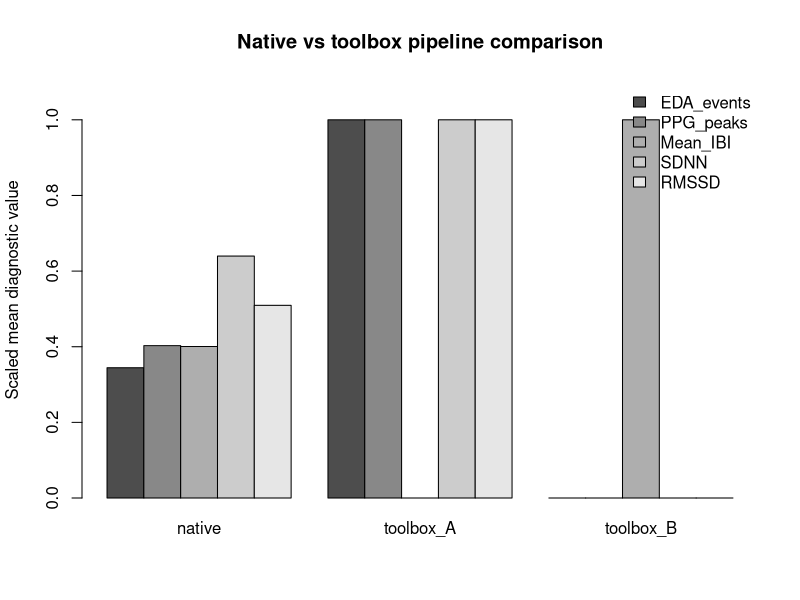
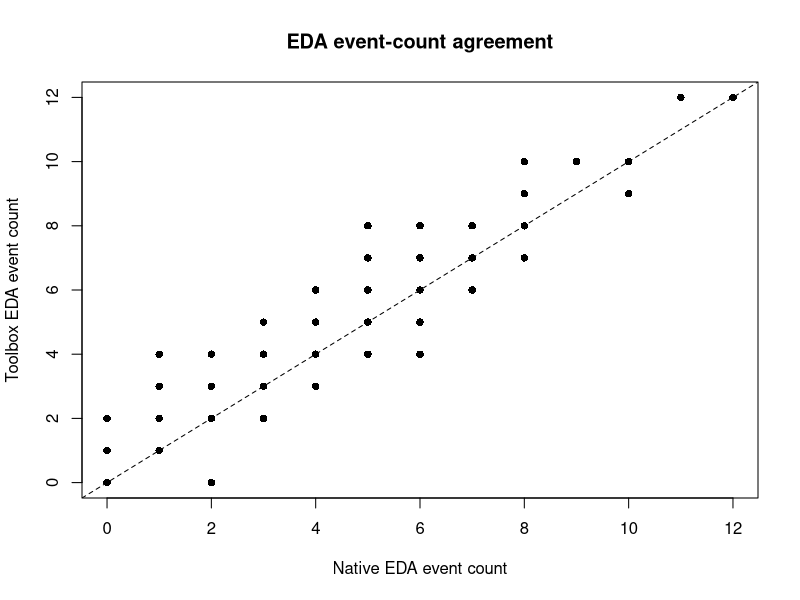
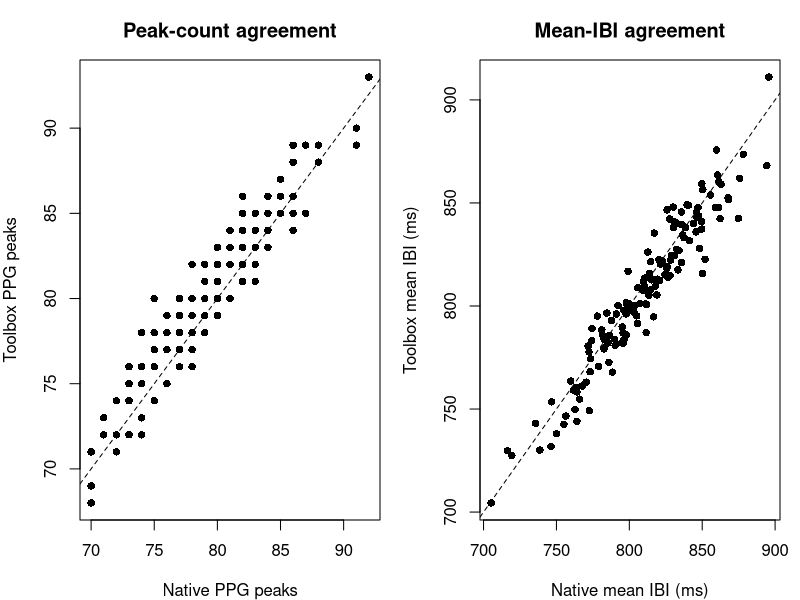
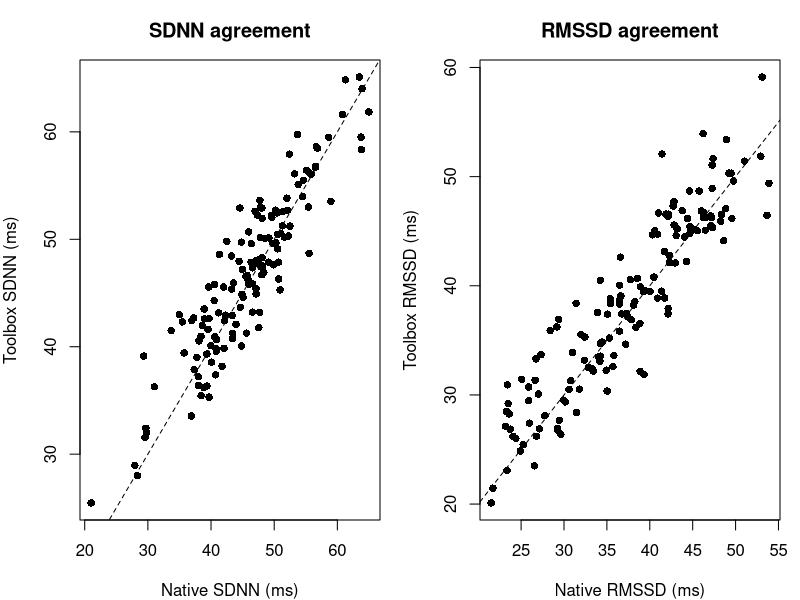
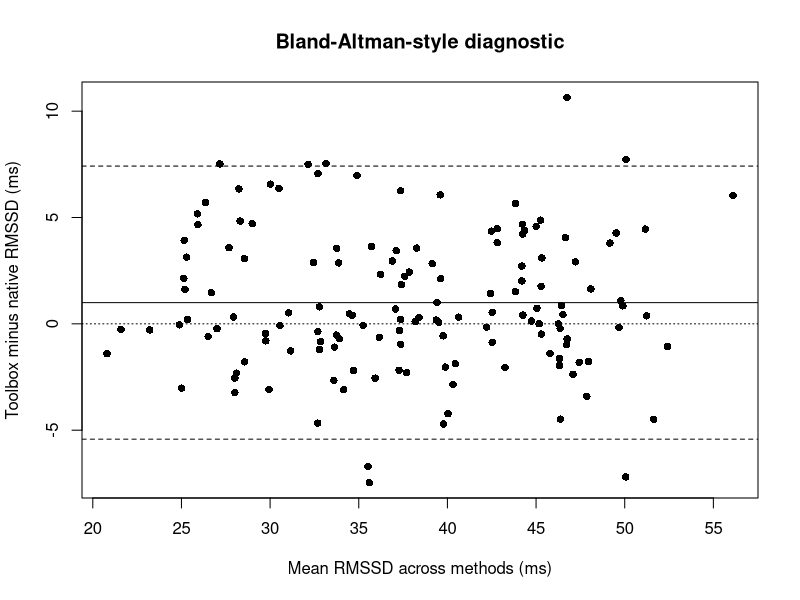
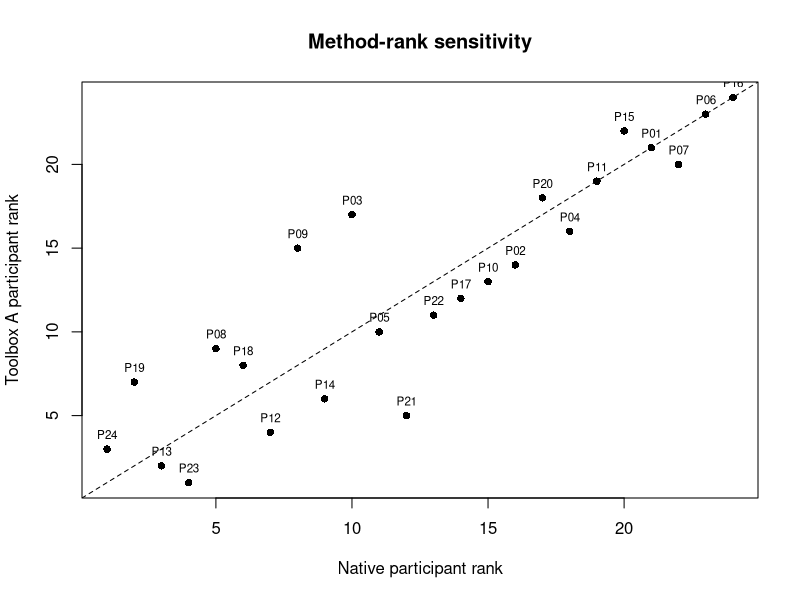
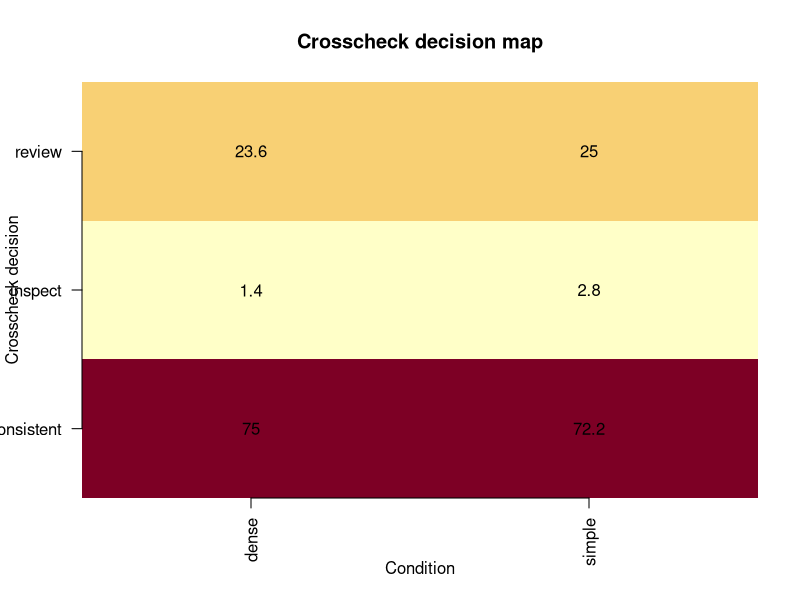
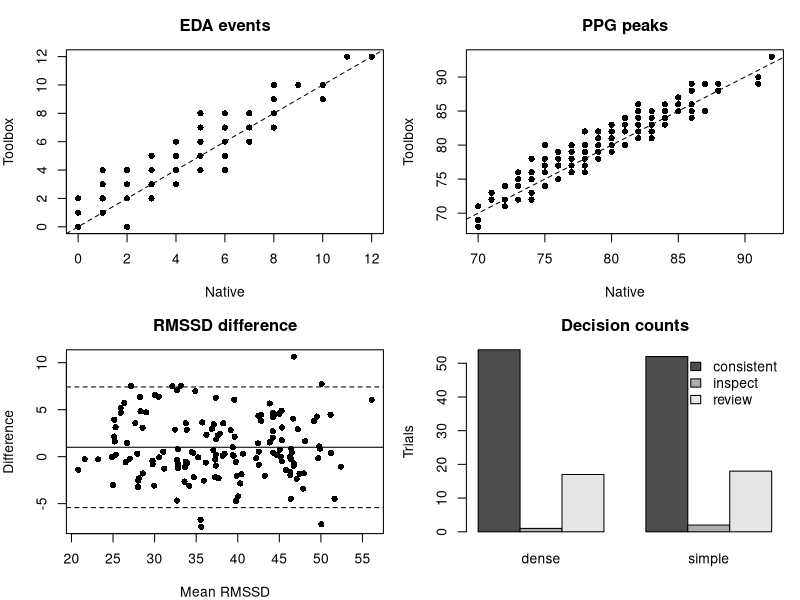

These charts were generated, in order, by the following R code:
## ---- chunk 1
knitr::opts_chunk$set(
  collapse = TRUE,
  comment = "#>",
  fig.width = 7,
  fig.height = 4.6,
  dpi = 96
)
set.seed(20260710)
## ---- chunk 2
participants <- sprintf("P%02d", 1:24)
trials <- seq_len(6)
pipelines <- c("native", "toolbox_A", "toolbox_B")

trial_grid <- expand.grid(
  participant_id = participants,
  trial_id = trials,
  KEEP.OUT.ATTRS = FALSE,
  stringsAsFactors = FALSE
)

trial_grid$condition <- ifelse(trial_grid$trial_id %% 2 == 0, "dense", "simple")
trial_grid$base_eda_events <- rpois(nrow(trial_grid), lambda = ifelse(trial_grid$condition == "dense", 5.4, 3.8))
trial_grid$base_ppg_peaks <- round(rnorm(nrow(trial_grid), mean = ifelse(trial_grid$condition == "dense", 82, 76), sd = 3.5))
trial_grid$base_mean_ibi_ms <- rnorm(nrow(trial_grid), mean = ifelse(trial_grid$condition == "dense", 780, 825), sd = 28)
trial_grid$base_sdnn_ms <- rnorm(nrow(trial_grid), mean = ifelse(trial_grid$condition == "dense", 42, 50), sd = 7)
trial_grid$base_rmssd_ms <- rnorm(nrow(trial_grid), mean = ifelse(trial_grid$condition == "dense", 34, 42), sd = 6)

make_pipeline <- function(pipeline_name) {
  eda_bias <- switch(pipeline_name, native = 0.0, toolbox_A = 0.3, toolbox_B = -0.2)
  ppg_bias <- switch(pipeline_name, native = 0.0, toolbox_A = 0.8, toolbox_B = -0.6)
  ibi_bias <- switch(pipeline_name, native = 0.0, toolbox_A = -4.0, toolbox_B = 5.5)
  hrv_bias <- switch(pipeline_name, native = 0.0, toolbox_A = 1.2, toolbox_B = -1.5)
  data.frame(
    participant_id = trial_grid$participant_id,
    trial_id = trial_grid$trial_id,
    condition = trial_grid$condition,
    pipeline = pipeline_name,
    eda_events = pmax(0, round(trial_grid$base_eda_events + eda_bias + rnorm(nrow(trial_grid), 0, 0.55))),
    ppg_peaks = pmax(0, round(trial_grid$base_ppg_peaks + ppg_bias + rnorm(nrow(trial_grid), 0, 1.1))),
    mean_ibi_ms = trial_grid$base_mean_ibi_ms + ibi_bias + rnorm(nrow(trial_grid), 0, 8),
    sdnn_ms = pmax(1, trial_grid$base_sdnn_ms + hrv_bias + rnorm(nrow(trial_grid), 0, 2.5)),
    rmssd_ms = pmax(1, trial_grid$base_rmssd_ms + hrv_bias + rnorm(nrow(trial_grid), 0, 2.3)),
    stringsAsFactors = FALSE
  )
}

crosscheck <- do.call(rbind, lapply(pipelines, make_pipeline))

native <- crosscheck[crosscheck$pipeline == "native", ]
toolbox_a <- crosscheck[crosscheck$pipeline == "toolbox_A", ]

agreement <- merge(
  native,
  toolbox_a,
  by = c("participant_id", "trial_id", "condition"),
  suffixes = c("_native", "_toolbox")
)

head(crosscheck)
## ---- chunk 3
scale01 <- function(x) {
  rng <- range(x, na.rm = TRUE)
  if (diff(rng) == 0) return(rep(0.5, length(x)))
  (x - rng[1]) / diff(rng)
}

pipeline_summary <- aggregate(
  cbind(eda_events, ppg_peaks, mean_ibi_ms, sdnn_ms, rmssd_ms) ~ pipeline,
  data = crosscheck,
  FUN = mean
)

metric_matrix <- rbind(
  EDA_events = scale01(pipeline_summary$eda_events),
  PPG_peaks = scale01(pipeline_summary$ppg_peaks),
  Mean_IBI = scale01(pipeline_summary$mean_ibi_ms),
  SDNN = scale01(pipeline_summary$sdnn_ms),
  RMSSD = scale01(pipeline_summary$rmssd_ms)
)
colnames(metric_matrix) <- pipeline_summary$pipeline

barplot(
  metric_matrix,
  beside = TRUE,
  ylim = c(0, 1.1),
  ylab = "Scaled mean diagnostic value",
  main = "Native vs toolbox pipeline comparison",
  legend.text = TRUE,
  args.legend = list(x = "topright", bty = "n")
)
## ---- chunk 4
plot(
  agreement$eda_events_native,
  agreement$eda_events_toolbox,
  pch = 16,
  xlab = "Native EDA event count",
  ylab = "Toolbox EDA event count",
  main = "EDA event-count agreement"
)
abline(0, 1, lty = 2)
## ---- chunk 5
op <- par(mfrow = c(1, 2), mar = c(4, 4, 3, 1))

plot(
  agreement$ppg_peaks_native,
  agreement$ppg_peaks_toolbox,
  pch = 16,
  xlab = "Native PPG peaks",
  ylab = "Toolbox PPG peaks",
  main = "Peak-count agreement"
)
abline(0, 1, lty = 2)

plot(
  agreement$mean_ibi_ms_native,
  agreement$mean_ibi_ms_toolbox,
  pch = 16,
  xlab = "Native mean IBI (ms)",
  ylab = "Toolbox mean IBI (ms)",
  main = "Mean-IBI agreement"
)
abline(0, 1, lty = 2)

par(op)
## ---- chunk 6
op <- par(mfrow = c(1, 2), mar = c(4, 4, 3, 1))

plot(
  agreement$sdnn_ms_native,
  agreement$sdnn_ms_toolbox,
  pch = 16,
  xlab = "Native SDNN (ms)",
  ylab = "Toolbox SDNN (ms)",
  main = "SDNN agreement"
)
abline(0, 1, lty = 2)

plot(
  agreement$rmssd_ms_native,
  agreement$rmssd_ms_toolbox,
  pch = 16,
  xlab = "Native RMSSD (ms)",
  ylab = "Toolbox RMSSD (ms)",
  main = "RMSSD agreement"
)
abline(0, 1, lty = 2)

par(op)
## ---- chunk 7
agreement$rmssd_mean <- rowMeans(agreement[, c("rmssd_ms_native", "rmssd_ms_toolbox")])
agreement$rmssd_diff <- agreement$rmssd_ms_toolbox - agreement$rmssd_ms_native
diff_mean <- mean(agreement$rmssd_diff)
diff_sd <- sd(agreement$rmssd_diff)

plot(
  agreement$rmssd_mean,
  agreement$rmssd_diff,
  pch = 16,
  xlab = "Mean RMSSD across methods (ms)",
  ylab = "Toolbox minus native RMSSD (ms)",
  main = "Bland-Altman-style diagnostic"
)
abline(h = diff_mean, lty = 1)
abline(h = diff_mean + c(-1.96, 1.96) * diff_sd, lty = 2)
abline(h = 0, lty = 3)
## ---- chunk 8
participant_rmssd <- aggregate(rmssd_ms ~ participant_id + pipeline, data = crosscheck, FUN = mean)
participant_rmssd$rank <- ave(
  participant_rmssd$rmssd_ms,
  participant_rmssd$pipeline,
  FUN = function(x) rank(x, ties.method = "average")
)

rank_wide <- reshape(
  participant_rmssd[, c("participant_id", "pipeline", "rank")],
  idvar = "participant_id",
  timevar = "pipeline",
  direction = "wide"
)

plot(
  rank_wide$rank.native,
  rank_wide$rank.toolbox_A,
  pch = 16,
  xlab = "Native participant rank",
  ylab = "Toolbox A participant rank",
  main = "Method-rank sensitivity"
)
abline(0, 1, lty = 2)
text(rank_wide$rank.native, rank_wide$rank.toolbox_A, labels = rank_wide$participant_id, pos = 3, cex = 0.7)
## ---- chunk 9
agreement$eda_abs_diff <- abs(agreement$eda_events_toolbox - agreement$eda_events_native)
agreement$ppg_abs_diff <- abs(agreement$ppg_peaks_toolbox - agreement$ppg_peaks_native)
agreement$rmssd_abs_diff <- abs(agreement$rmssd_ms_toolbox - agreement$rmssd_ms_native)

agreement$decision <- ifelse(
  agreement$eda_abs_diff <= 1 & agreement$ppg_abs_diff <= 3 & agreement$rmssd_abs_diff <= 6,
  "consistent",
  ifelse(agreement$eda_abs_diff <= 2 & agreement$ppg_abs_diff <= 5 & agreement$rmssd_abs_diff <= 10,
    "review",
    "inspect"
  )
)

decision_counts <- table(agreement$condition, agreement$decision)
decision_prop <- prop.table(decision_counts, margin = 1) * 100

image(
  x = seq_len(nrow(decision_prop)),
  y = seq_len(ncol(decision_prop)),
  z = as.matrix(decision_prop),
  axes = FALSE,
  xlab = "Condition",
  ylab = "Crosscheck decision",
  main = "Crosscheck decision map"
)
axis(1, at = seq_len(nrow(decision_prop)), labels = rownames(decision_prop), las = 2)
axis(2, at = seq_len(ncol(decision_prop)), labels = colnames(decision_prop), las = 1)
text(
  rep(seq_len(nrow(decision_prop)), times = ncol(decision_prop)),
  rep(seq_len(ncol(decision_prop)), each = nrow(decision_prop)),
  labels = round(as.vector(decision_prop), 1)
)
## ---- chunk 10
op <- par(mfrow = c(2, 2), mar = c(4, 4, 3, 1))

plot(agreement$eda_events_native, agreement$eda_events_toolbox, pch = 16, xlab = "Native", ylab = "Toolbox", main = "EDA events")
abline(0, 1, lty = 2)

plot(agreement$ppg_peaks_native, agreement$ppg_peaks_toolbox, pch = 16, xlab = "Native", ylab = "Toolbox", main = "PPG peaks")
abline(0, 1, lty = 2)

plot(agreement$rmssd_mean, agreement$rmssd_diff, pch = 16, xlab = "Mean RMSSD", ylab = "Difference", main = "RMSSD difference")
abline(h = diff_mean, lty = 1)
abline(h = diff_mean + c(-1.96, 1.96) * diff_sd, lty = 2)

barplot(t(decision_counts), beside = TRUE, ylab = "Trials", main = "Decision counts", legend.text = TRUE, args.legend = list(x = "topright", bty = "n"))

par(op)
## ---- chunk 11
helper_map <- data.frame(
  task = c(
    "External EDA crosscheck",
    "External PPG crosscheck",
    "HeartPy-style input and review",
    "pyHRV/RHRV input and review",
    "Pipeline comparison",
    "Agreement visualization",
    "Report outputs"
  ),
  representative_helpers = c(
    "run_gazepoint_neurokit_eda_crosscheck(); run_gazepoint_biosppy_eda()",
    "run_gazepoint_biosppy_ppg(); run_gazepoint_heartpy_crosscheck()",
    "prepare_gazepoint_heartpy_input(); export_gazepoint_heartpy_input()",
    "prepare_gazepoint_pyppg_input(); prepare_gazepoint_rhrv_input(); export_gazepoint_rhrv_input()",
    "pipeline_comparison_dashboard(); compare_gazepoint_pyhrv_psd_methods()",
    "plot_gazepoint_ppg_peak_detection(); plot_gazepoint_ppg_poincare(); plot_gazepoint_scr_events()",
    "create_gazepoint_qc_supplement(); create_gazepoint_biometrics_report_tables()"
  ),
  stringsAsFactors = FALSE
)

knitr::kable(helper_map)
